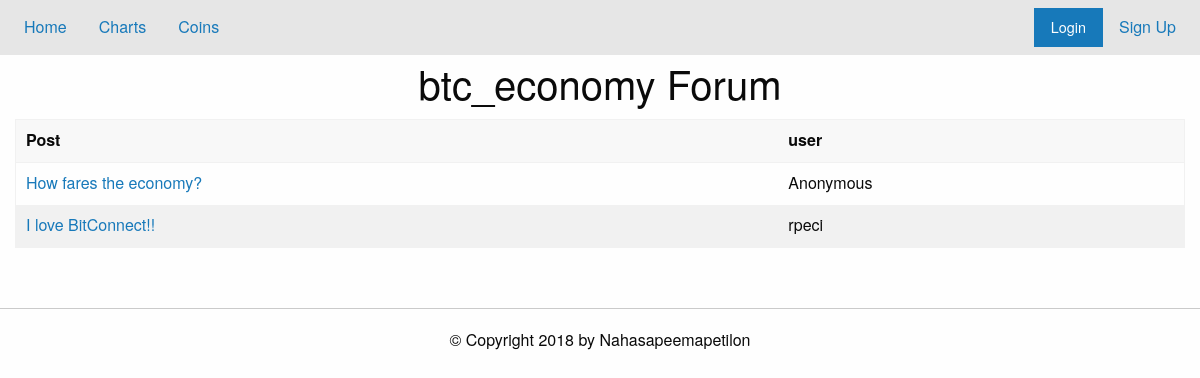
/forum?topics=btc_economy, run on an earlier commit of the app's database.
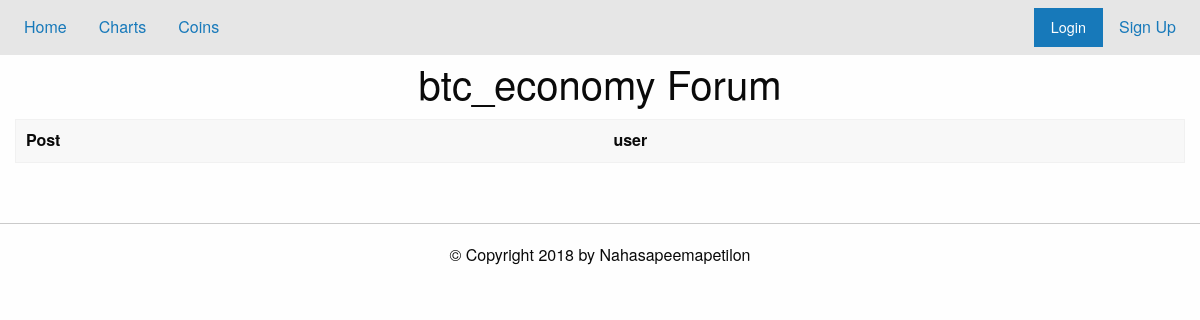
And on a later commit of the database.
### tables this page shows
CREATE TABLE threads (threadID INT PRIMARY KEY, topic TEXT, post TEXT, user TEXT);

### app.py (the view)
@app.route("/forum")
def load_forum():
    db = sqlite3.connect('./data/base.db')
    c = db.cursor()
    topic = request.args.get('topics')
    if topic not in goodTopics:
        flash('Oops, this topic is not yet avaialbe')
        return redirect('/')
    threads= dbEditor.viewTopic(c, topic)
    print (threads)
    db.close()
    return render_template('forum.html', notLoggedIn=noUser(),topic=topic, threads= threads)

### app.py (called while the page is built)
def noUser():
    return 'username' not in session.keys()

### util/dbEditor.py (called while the page is built)
def viewTopic(cursor,topi):
    l = list(cursor.execute("SELECT threadID,user,post FROM threads WHERE topic = ?;",(topi,)))
    return l

### templates/forum.html (shortened to what this page needs)
{% extends "home.html" %}
{% block content %}
<h2 class="text-center"> {{topic}} Forum </h2>
<div class="grid-container">
{% set msgs = get_flashed_messages() %}
<table class="hover">
  <thead><tr>
      <th> Post </th><th> user </th>
  </tr></thead>
  <tbody>
    {% for thread in threads %}
    <tr>
      <td><a href="/thread?id={{thread[0]}}">{{ thread[2] }}</a></td>
      <td>{{thread[1]}}</td>
    </tr>
    {% endfor %}
  </tbody>
</table>
</div>
{% endblock %}

### templates/home.html (shortened to what this page needs)
{% extends "layout.html" %}
{% block pageTop %}
<div class="top-bar">
  <div class="top-bar-left"><ul class="menu">
      <li><a href="/">Home</a></li>
      <li><a href="/chart">Charts</a></li>
	  <li><a href="/coins">Coins</a><li>
  </ul></div>
  <div class="top-bar-right"><ul class="menu">
      {% if notLoggedIn %}
      <li><button class="button" type="button" data-toggle="example-dropdown">Login</button>
      </li>
      <li><a href="/register_page"> Sign Up</a></li>
      {% else %}
      <li> <a href="/profile"> Profile</a></li>
      <li> <a href="/logout"> LogOut </a></li>
      {% endif %}
  </ul></div>
</div>
{% endblock %}

### templates/layout.html (shortened to what this page needs)
<!DOCTYPE html>
<html lang="en" >
  <head>
    <link rel="stylesheet" href="https://cdn.jsdelivr.net/npm/foundation-sites@6.5.1/dist/css/foundation.min.css">
    <link rel="stylesheet" href="https://cdnjs.cloudflare.com/ajax/libs/foundation/6.0.1/css/foundation.css">
  </head>
  <body>
    {% block pageTop %}{% endblock %}
    {% block content %}{% endblock %}
    <br><hr>
    <div id="footer" class="grid-container">
      <div class="grid-x grid-padding-x">
	<div class="cell">
      {% block footer %}
      <h6 class="text-center"> &copy; Copyright 2018 by Nahasapeemapetilon</h6>
      {% endblock %}
	</div>
      </div>
    </div>
  </body>
</html>

What changed in the data, as far as the page shows it:
removed threads: post "How fares the economy?", user "Anonymous"
removed threads: post "I love BitConnect!!", user "rpeci"
